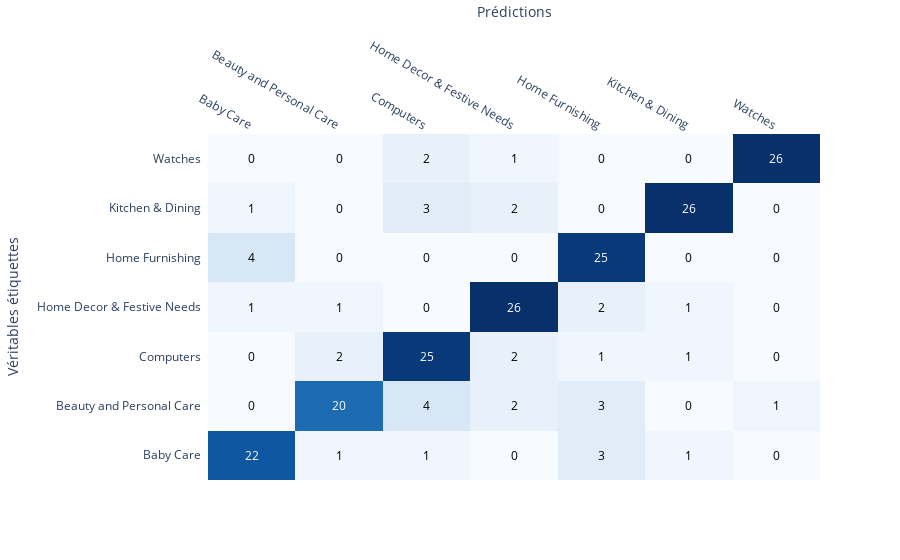

Source (notebook cell):
### Code cell
data = np.array(conf_mat) 
labels = liste_cat
fig = ff.create_annotated_heatmap(data, x=labels, y=labels, colorscale='Blues')
fig.update_layout( xaxis=dict(title='Prédictions'), yaxis=dict(title='Véritables étiquettes'))
fig.show()

### Figure 1 — Plotly figure (JSON) as saved in the notebook; plotly's stock layout.template omitted (floating-point values rounded to 4 significant figures)
{"data": [{"colorscale": [[0, "rgb(247,251,255)"], [0.125, "rgb(222,235,247)"], [0.25, "rgb(198,219,239)"], [0.375, "rgb(158,202,225)"], [0.5, "rgb(107,174,214)"], [0.625, "rgb(66,146,198)"], [0.75, "rgb(33,113,181)"], [0.875, "rgb(8,81,156)"], [1, "rgb(8,48,107)"]], "reversescale": false, "showscale": false, "type": "heatmap", "x": ["Baby Care", "Beauty and Personal Care", "Computers", "Home Decor & Festive Needs", "Home Furnishing", "Kitchen & Dining", "Watches"], "y": ["Baby Care", "Beauty and Personal Care", "Computers", "Home Decor & Festive Needs", "Home Furnishing", "Kitchen & Dining", "Watches"], "z": [[22, 1, 1, 0, 3, 1, 0], [0, 20, 4, 2, 3, 0, 1], [0, 2, 25, 2, 1, 1, 0], [1, 1, 0, 26, 2, 1, 0], [4, 0, 0, 0, 25, 0, 0], [1, 0, 3, 2, 0, 26, 0], [0, 0, 2, 1, 0, 0, 26]]}], "layout": {"annotations": [{"font": {"color": "#FFFFFF"}, "showarrow": false, "text": "22", "x": "Baby Care", "xref": "x", "y": "Baby Care", "yref": "y"}, {"font": {"color": "#000000"}, "showarrow": false, "text": "1", "x": "Beauty and Personal Care", "xref": "x", "y": "Baby Care", "yref": "y"}, {"font": {"color": "#000000"}, "showarrow": false, "text": "1", "x": "Computers", "xref": "x", "y": "Baby Care", "yref": "y"}, {"font": {"color": "#000000"}, "showarrow": false, "text": "0", "x": "Home Decor & Festive Needs", "xref": "x", "y": "Baby Care", "yref": "y"}, {"font": {"color": "#000000"}, "showarrow": false, "text": "3", "x": "Home Furnishing", "xref": "x", "y": "Baby Care", "yref": "y"}, {"font": {"color": "#000000"}, "showarrow": false, "text": "1", "x": "Kitchen & Dining", "xref": "x", "y": "Baby Care", "yref": "y"}, {"font": {"color": "#000000"}, "showarrow": false, "text": "0", "x": "Watches", "xref": "x", "y": "Baby Care", "yref": "y"}, {"font": {"color": "#000000"}, "showarrow": false, "text": "0", "x": "Baby Care", "xref": "x", "y": "Beauty and Personal Care", "yref": "y"}, {"font": {"color": "#FFFFFF"}, "showarrow": false, "text": "20", "x": "Beauty and Personal Care", "xref": "x", "y": "Beauty and Personal Care", "yref": "y"}, {"font": {"color": "#000000"}, "showarrow": false, "text": "4", "x": "Computers", "xref": "x", "y": "Beauty and Personal Care", "yref": "y"}, {"font": {"color": "#000000"}, "showarrow": false, "text": "2", "x": "Home Decor & Festive Needs", "xref": "x", "y": "Beauty and Personal Care", "yref": "y"}, {"font": {"color": "#000000"}, "showarrow": false, "text": "3", "x": "Home Furnishing", "xref": "x", "y": "Beauty and Personal Care", "yref": "y"}, {"font": {"color": "#000000"}, "showarrow": false, "text": "0", "x": "Kitchen & Dining", "xref": "x", "y": "Beauty and Personal Care", "yref": "y"}, {"font": {"color": "#000000"}, "showarrow": false, "text": "1", "x": "Watches", "xref": "x", "y": "Beauty and Personal Care", "yref": "y"}, {"font": {"color": "#000000"}, "showarrow": false, "text": "0", "x": "Baby Care", "xref": "x", "y": "Computers", "yref": "y"}, {"font": {"color": "#000000"}, "showarrow": false, "text": "2", "x": "Beauty and Personal Care", "xref": "x", "y": "Computers", "yref": "y"}, {"font": {"color": "#FFFFFF"}, "showarrow": false, "text": "25", "x": "Computers", "xref": "x", "y": "Computers", "yref": "y"}, {"font": {"color": "#000000"}, "showarrow": false, "text": "2", "x": "Home Decor & Festive Needs", "xref": "x", "y": "Computers", "yref": "y"}, {"font": {"color": "#000000"}, "showarrow": false, "text": "1", "x": "Home Furnishing", "xref": "x", "y": "Computers", "yref": "y"}, {"font": {"color": "#000000"}, "showarrow": false, "text": "1", "x": "Kitchen & Dining", "xref": "x", "y": "Computers", "yref": "y"}, {"font": {"color": "#000000"}, "showarrow": false, "text": "0", "x": "Watches", "xref": "x", "y": "Computers", "yref": "y"}, {"font": {"color": "#000000"}, "showarrow": false, "text": "1", "x": "Baby Care", "xref": "x", "y": "Home Decor & Festive Needs", "yref": "y"}, {"font": {"color": "#000000"}, "showarrow": false, "text": "1", "x": "Beauty and Personal Care", "xref": "x", "y": "Home Decor & Festive Needs", "yref": "y"}, {"font": {"color": "#000000"}, "showarrow": false, "text": "0", "x": "Computers", "xref": "x", "y": "Home Decor & Festive Needs", "yref": "y"}, {"font": {"color": "#FFFFFF"}, "showarrow": false, "text": "26", "x": "Home Decor & Festive Needs", "xref": "x", "y": "Home Decor & Festive Needs", "yref": "y"}, {"font": {"color": "#000000"}, "showarrow": false, "text": "2", "x": "Home Furnishing", "xref": "x", "y": "Home Decor & Festive Needs", "yref": "y"}, {"font": {"color": "#000000"}, "showarrow": false, "text": "1", "x": "Kitchen & Dining", "xref": "x", "y": "Home Decor & Festive Needs", "yref": "y"}, {"font": {"color": "#000000"}, "showarrow": false, "text": "0", "x": "Watches", "xref": "x", "y": "Home Decor & Festive Needs", "yref": "y"}, {"font": {"color": "#000000"}, "showarrow": false, "text": "4", "x": "Baby Care", "xref": "x", "y": "Home Furnishing", "yref": "y"}, {"font": {"color": "#000000"}, "showarrow": false, "text": "0", "x": "Beauty and Personal Care", "xref": "x", "y": "Home Furnishing", "yref": "y"}, {"font": {"color": "#000000"}, "showarrow": false, "text": "0", "x": "Computers", "xref": "x", "y": "Home Furnishing", "yref": "y"}, {"font": {"color": "#000000"}, "showarrow": false, "text": "0", "x": "Home Decor & Festive Needs", "xref": "x", "y": "Home Furnishing", "yref": "y"}, {"font": {"color": "#FFFFFF"}, "showarrow": false, "text": "25", "x": "Home Furnishing", "xref": "x", "y": "Home Furnishing", "yref": "y"}, {"font": {"color": "#000000"}, "showarrow": false, "text": "0", "x": "Kitchen & Dining", "xref": "x", "y": "Home Furnishing", "yref": "y"}, {"font": {"color": "#000000"}, "showarrow": false, "text": "0", "x": "Watches", "xref": "x", "y": "Home Furnishing", "yref": "y"}, {"font": {"color": "#000000"}, "showarrow": false, "text": "1", "x": "Baby Care", "xref": "x", "y": "Kitchen & Dining", "yref": "y"}, {"font": {"color": "#000000"}, "showarrow": false, "text": "0", "x": "Beauty and Personal Care", "xref": "x", "y": "Kitchen & Dining", "yref": "y"}, {"font": {"color": "#000000"}, "showarrow": false, "text": "3", "x": "Computers", "xref": "x", "y": "Kitchen & Dining", "yref": "y"}, {"font": {"color": "#000000"}, "showarrow": false, "text": "2", "x": "Home Decor & Festive Needs", "xref": "x", "y": "Kitchen & Dining", "yref": "y"}, {"font": {"color": "#000000"}, "showarrow": false, "text": "0", "x": "Home Furnishing", "xref": "x", "y": "Kitchen & Dining", "yref": "y"}, {"font": {"color": "#FFFFFF"}, "showarrow": false, "text": "26", "x": "Kitchen & Dining", "xref": "x", "y": "Kitchen & Dining", "yref": "y"}, {"font": {"color": "#000000"}, "showarrow": false, "text": "0", "x": "Watches", "xref": "x", "y": "Kitchen & Dining", "yref": "y"}, {"font": {"color": "#000000"}, "showarrow": false, "text": "0", "x": "Baby Care", "xref": "x", "y": "Watches", "yref": "y"}, {"font": {"color": "#000000"}, "showarrow": false, "text": "0", "x": "Beauty and Personal Care", "xref": "x", "y": "Watches", "yref": "y"}, {"font": {"color": "#000000"}, "showarrow": false, "text": "2", "x": "Computers", "xref": "x", "y": "Watches", "yref": "y"}, {"font": {"color": "#000000"}, "showarrow": false, "text": "1", "x": "Home Decor & Festive Needs", "xref": "x", "y": "Watches", "yref": "y"}, {"font": {"color": "#000000"}, "showarrow": false, "text": "0", "x": "Home Furnishing", "xref": "x", "y": "Watches", "yref": "y"}, {"font": {"color": "#000000"}, "showarrow": false, "text": "0", "x": "Kitchen & Dining", "xref": "x", "y": "Watches", "yref": "y"}, {"font": {"color": "#FFFFFF"}, "showarrow": false, "text": "26", "x": "Watches", "xref": "x", "y": "Watches", "yref": "y"}], "autosize": true, "xaxis": {"autorange": true, "dtick": 1, "gridcolor": "rgb(0, 0, 0)", "range": [-0.5, 6.5], "side": "top", "ticks": "", "title": {"text": "Prédictions"}, "type": "category"}, "yaxis": {"autorange": true, "dtick": 1, "range": [-0.5478, 6.548], "ticks": "", "ticksuffix": "  ", "title": {"text": "Véritables étiquettes"}, "type": "category"}}}
